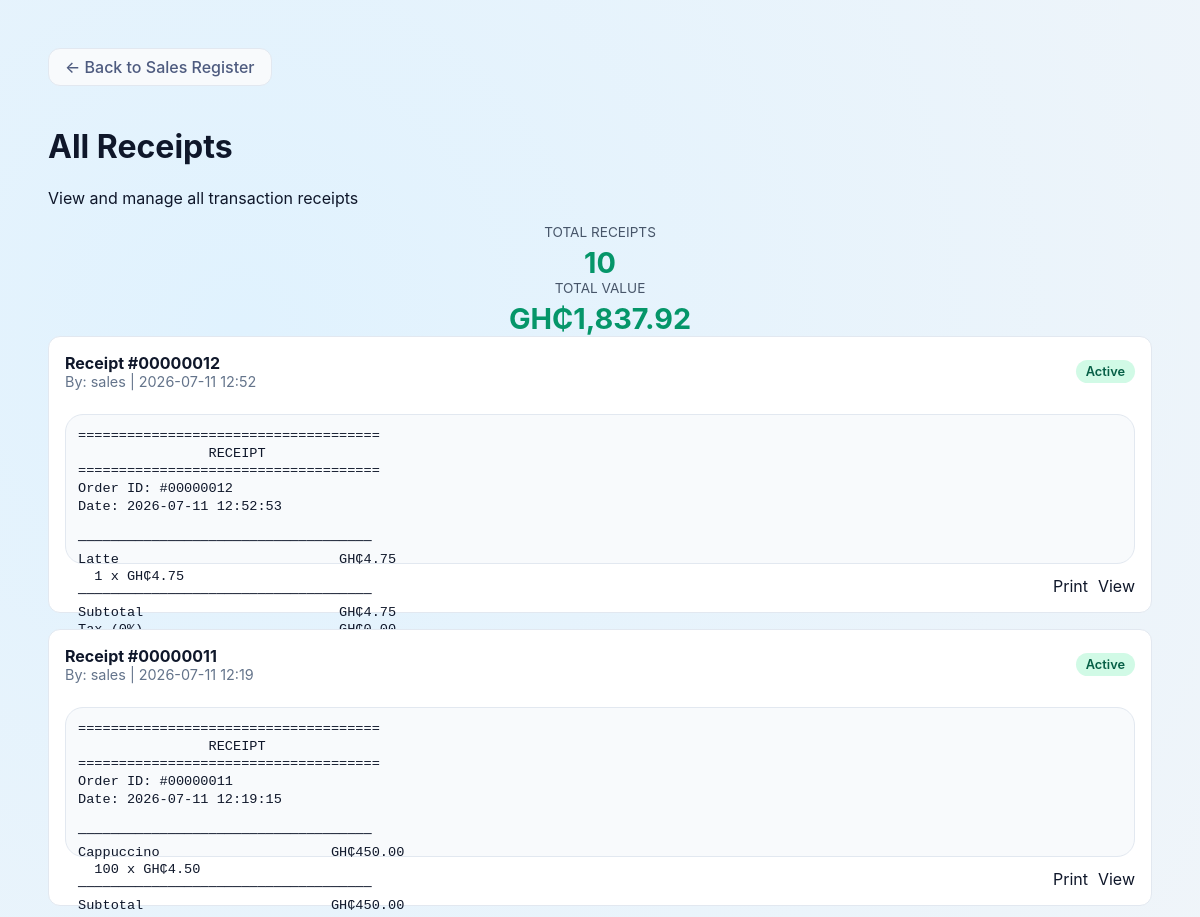
/receipts.php (signed in, upper part), run on an earlier commit of the app's database.
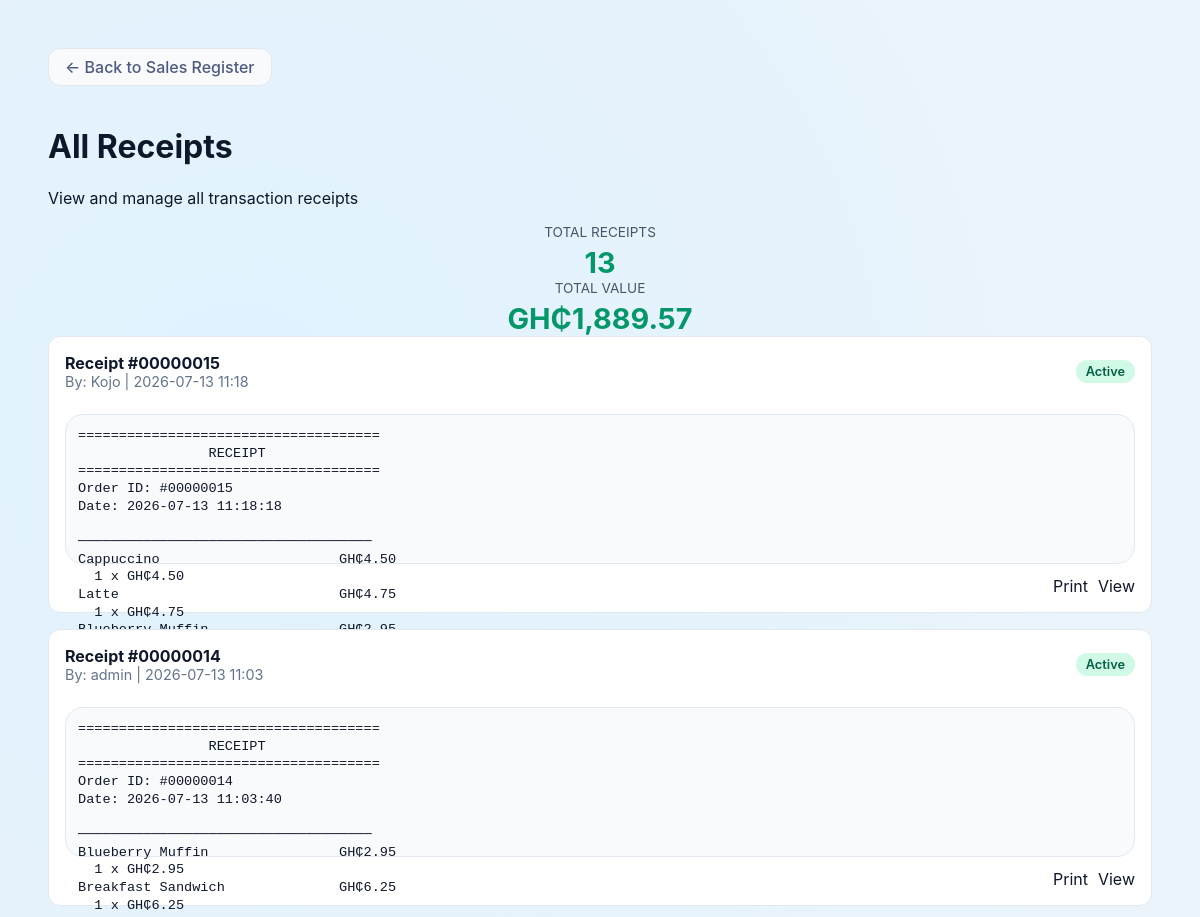
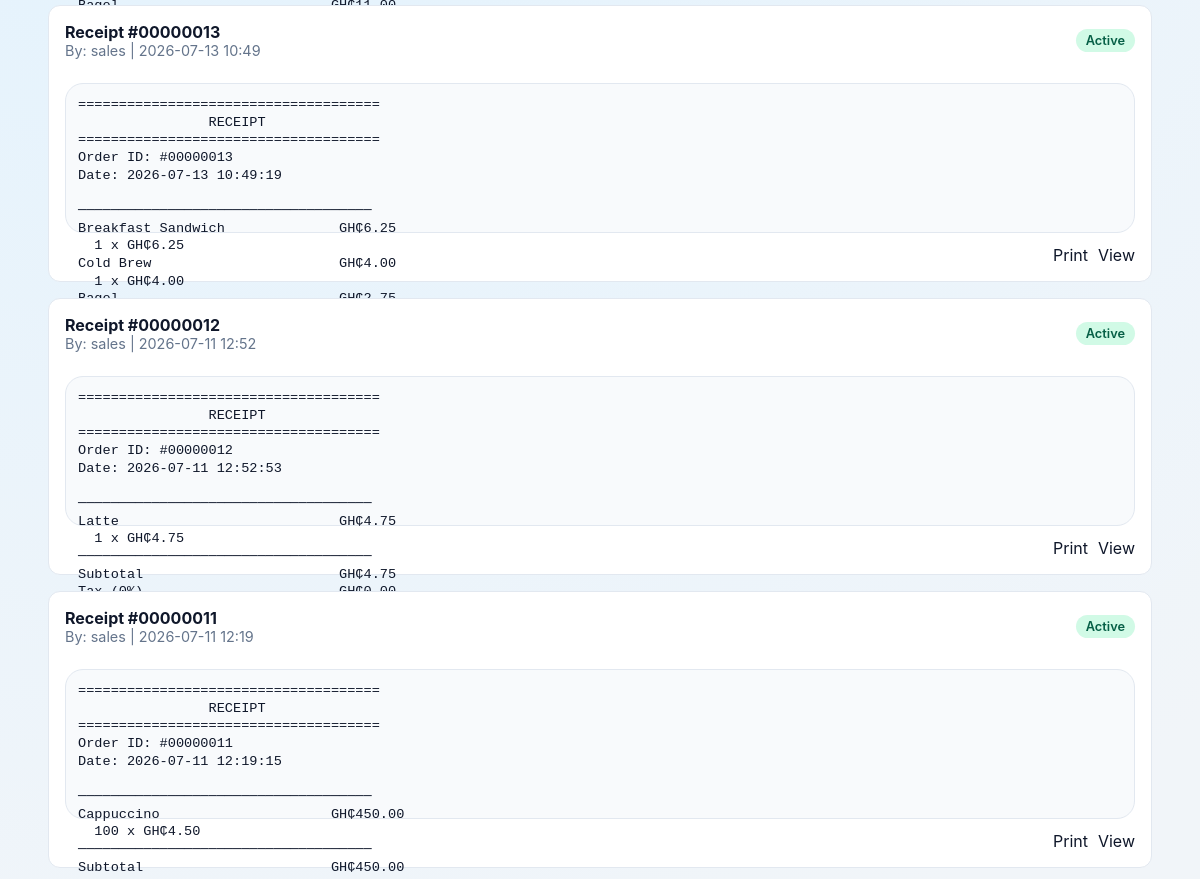
And on a later commit of the database (2 pictures, top to bottom).
### tables this page shows
CREATE TABLE receipts (
            id INTEGER PRIMARY KEY,
            order_id INTEGER NOT NULL UNIQUE,
            username TEXT NOT NULL,
            receipt_content TEXT NOT NULL,
            return_status TEXT NOT NULL DEFAULT "Active",
            created_at TEXT NOT NULL,
            FOREIGN KEY(order_id) REFERENCES orders(id)
        );

### inc/functions.php (called while the page is built, shortened)
<?php
function get_db_path(): string {
    $dir = __DIR__ . '/../data';
    return $dir . '/pos.db';
}
function get_database(): PDO {
    static $pdo = null;
    if ($pdo !== null) {
        return $pdo;
    }
    $path = get_db_path();
    $pdo = new PDO('sqlite:' . $path);
    $pdo->setAttribute(PDO::ATTR_ERRMODE, PDO::ERRMODE_EXCEPTION);
    return $pdo;
}
function load_receipts(): array {
    $stmt = get_database()->query(
        'SELECT r.id, r.order_id, r.username, r.receipt_content, r.return_status, r.created_at
         FROM receipts r
         ORDER BY r.created_at DESC'
    );
    return $stmt->fetchAll(PDO::FETCH_ASSOC);
}

### receipts.php (the view, shortened to what this page needs)
<?php
require_once __DIR__ . '/inc/functions.php';
$user = current_user();
$viewReceiptId = intval($_GET['view'] ?? 0);
$viewReceipt = null;
if ($user['role'] === 'admin') {
    $receipts = load_receipts();
} else {
    $receipts = load_receipts_by_user($user['username']);
}
?>
<!DOCTYPE html>
<html lang="en">
<head>
  <link rel="stylesheet" href="styles.css" />
</head>
<body>
  <div class="receipts-container">
    <a href="sales.php" class="back-link">← Back to Sales Register</a>
    <?php if ($viewReceiptId > 0 && $viewReceipt): ?>
      <div class="single-view">
        <h2>Receipt #<?php echo str_pad((string)$viewReceiptId, 8, '0', STR_PAD_LEFT); ?></h2>
        <pre><?php echo htmlspecialchars($viewReceipt); ?></pre>
        <div class="receipt-actions">
          <a href="print_receipt.php?id=<?php echo $viewReceiptId; ?>" class="primary" target="_blank">Print Receipt</a>
          <a href="receipts.php" class="secondary">Back to All Receipts</a>
        </div>
      </div>
    <?php else: ?>
      <h1>All Receipts</h1>
      <p>View and manage all transaction receipts</p>
      <?php
      $totalReceipts = count($receipts);
      $totalValue = 0;
      foreach ($receipts as $receipt) {
          preg_match('/TOTAL\s+GH₵([\d.]+)/', $receipt['receipt_content'], $matches);
          if (!empty($matches[1])) {
              $totalValue += floatval($matches[1]);
          }
      }
      ?>
      <div class="stats-panel">
        <div class="stat-item">
          <div class="stat-label">Total Receipts</div>
          <div class="stat-value"><?php echo $totalReceipts; ?></div>
        </div>
        <div class="stat-item">
          <div class="stat-label">Total Value</div>
          <div class="stat-value">GH₵<?php echo number_format($totalValue, 2); ?></div>
        </div>
      </div>
      <?php if (empty($receipts)): ?>
        <p class="empty-message">No receipts found.</p>
      <?php else: ?>
        <div class="receipts-summary">
          <?php foreach ($receipts as $receipt): ?>
            <div class="receipt-card">
              <div class="receipt-header">
                <div>
                  <div class="receipt-id">Receipt #<?php echo htmlspecialchars(str_pad((string)$receipt['order_id'], 8, '0', STR_PAD_LEFT)); ?></div>
                  <div class="receipt-meta">
                    By: <?php echo htmlspecialchars($receipt['username']); ?> |
                    <?php echo htmlspecialchars(date('Y-m-d H:i', strtotime($receipt['created_at']))); ?>
                  </div>
                </div>
                <div class="text-right">
                  <span class="receipt-status <?php echo strtolower($receipt['return_status']); ?>">
                    <?php echo htmlspecialchars($receipt['return_status']); ?>
                  </span>
                </div>
              </div>
              <pre class="receipt-preview"><?php echo htmlspecialchars($receipt['receipt_content']); ?></pre>
              <div class="receipt-actions">
                <a href="print_receipt.php?id=<?php echo $receipt['id']; ?>" class="tertiary" target="_blank">Print</a>
                <a href="receipts.php?view=<?php echo $receipt['id']; ?>" class="secondary">View</a>
              </div>
            </div>
          <?php endforeach; ?>
        </div>
      <?php endif; ?>
    <?php endif; ?>
  </div>
</body>
</html>

### styles.css (style rules this page uses)
:root { color-scheme: light; font-family: Inter, system-ui, -apple-system, BlinkMacSystemFont, "Segoe UI", sans-serif; background: #f8fafc; color: #0f172a; font-size: 16px; }
* { box-sizing: border-box; }
html, body { margin: 0; min-height: 100%; -webkit-text-size-adjust: 100%; text-size-adjust: 100%; }
body { padding: 24px; background: #f1f5f9; background-image: radial-gradient(circle at 20% 10%, #e0f2fe 0%, transparent 40%), radial-gradient(circle at 80% 90%, #f0f9ff 0%, transparent 40%); -webkit-font-smoothing: antialiased; -moz-osx-font-smoothing: grayscale; }
a { color: inherit; text-decoration: none; -webkit-tap-highlight-color: transparent; }
.text-right { text-align: right; }
.header-actions a, .back-link { display: inline-flex; align-items: center; justify-content: center; text-decoration: none; background-color: #f8fafc; color: #334155; padding: 8px 16px; border-radius: 12px; text-align: center; white-space: nowrap; font-weight: 500; border: 1px solid #e2e8f0; transition: background-color 0.2s, border-color 0.2s; }
.back-link { margin-bottom: 20px; color: #4e5b7f; }
.receipt-status { display: inline-block; padding: 4px 10px; border-radius: 999px; font-size: 0.8rem; font-weight: 600; }
.receipt-status.active, .return-badge.active { background: #d1fae6; color: #065f46; }
.product-actions, .cart-actions, .cart-actions-row, .admin-actions, .receipt-actions, .order-actions { display: flex; flex-wrap: wrap; gap: 10px; justify-content:end; align-items: center; }
.receipt-output, .receipt-preview { margin: 0; background: #f8fafc; padding: 22px; border-radius: 18px; min-height: 240px; white-space: pre-wrap; color: #0f172a; font-family: ui-monospace, SFMono-Regular, Menlo, Monaco, Consolas, "Liberation Mono", "Courier New", monospace; border: 1px solid #e2e8f0; }
.receipt-preview { padding: 12px; min-height: 80px; max-height: 150px; font-size: 0.85rem; line-height: 1.3; }
.receipt-id { font-weight: 700; color: #0f172a; }
.receipt-meta, .receipt-return-status { font-size: 0.9rem; color: #64748b; }
.receipts-container, .returns-container, .sales-detail-container { max-width: 1160px; margin: 0 auto; padding: 24px; }
.receipts-summary, .returns-summary, .sales-summary { display: grid; gap: 16px; }
.receipt-card, .return-order, .order-summary { display: grid; gap: 12px; background: #f8fafc; border: 1px solid #e2e8f0; border-radius: 16px; padding: 16px; }
.receipt-card { background: #ffffff; border: 1px solid #e2e8f0; border-radius: 12px; transition: box-shadow 0.2s ease; }
.receipt-header { display: flex; justify-content: space-between; align-items: center; margin-bottom: 12px; }
.order-id, .receipt-id { font-weight: 700; color: #0f172a; }
.order-meta, .receipt-meta { font-size: 0.9rem; color: #64748b; }
.stat-item { text-align: center; }
.stat-label { font-size: 0.85rem; color: #475569; text-transform: uppercase; }
.stat-value { font-size: 1.8rem; font-weight: 700; color: #059669; margin-top: 5px; }

What changed in the data, as far as the page shows it:
added receipts: order "00000015", username "Kojo", created_at "2026-07-13 11:18", return_status "Active", receipt_content "===================================== RECEIPT ===================================== Order ID: #00000015 Date: 2026-07-13 11:18:18 ──────────────────────────────────── Cappuccino GH₵4.50 1 x GH₵4.50 Latte GH₵4.75 1 x GH₵4.75…"
added receipts: order "00000014", username "admin", created_at "2026-07-13 11:03", return_status "Active", receipt_content "===================================== RECEIPT ===================================== Order ID: #00000014 Date: 2026-07-13 11:03:40 ──────────────────────────────────── Blueberry Muffin GH₵2.95 1 x GH₵2.95 Breakfast Sandwich GH₵6.25 1 x GH₵6.25…"
added receipts: order "00000013", username "sales", created_at "2026-07-13 10:49", return_status "Active", receipt_content "===================================== RECEIPT ===================================== Order ID: #00000013 Date: 2026-07-13 10:49:19 ──────────────────────────────────── Breakfast Sandwich GH₵6.25 1 x GH₵6.25 Cold Brew GH₵4.00 1 x GH₵4.00…"
Also different on the page:
$totalReceipts: "10" → "13"
$totalValue: "1,837.92" → "1,889.57"
